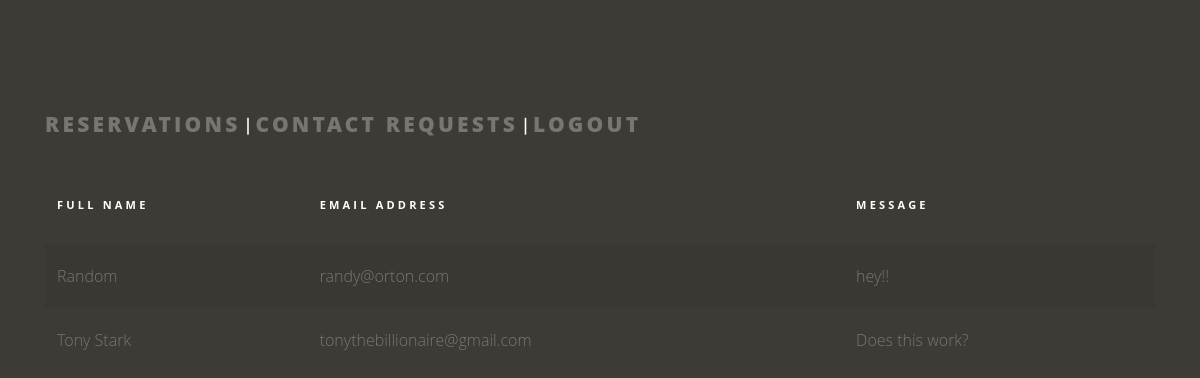
/contact_details.php (signed in), run on the app's committed database.
### tables this page shows
CREATE TABLE `contactus` (
  `id` int(11) NOT NULL,
  `name` varchar(255) NOT NULL,
  `email` varchar(255) NOT NULL,
  `message` text NOT NULL
);

### contact_details.php (the view, shortened to what this page needs)
<?php
$mysqli = require __DIR__ . "/database.php";
?>
<!doctype html>
<html lang="en">
  <head>
    <link rel="stylesheet" href="css/bootstrap.min.css">
    <link rel="stylesheet" href="css/admin_table.css">
  </head>
  <body>
  <div class="content">
    <div class="container">
      <h2 class="mb-5"><a href="reservations_details.php" class="more">Reservations</a> | <a href="contact_details.php" class="more">Contact Requests</a> | <a href="logout_admin.php" class="more">Logout</a></h2>
      <div class="table-responsive">
        <table class="table table-striped custom-table">
          <thead>
            <tr>
              <th scope="col">Full Name</th>
              <th scope="col">Email Address</th>
              <th scope="col">Message</th>
            </tr>
          </thead>
          <tbody>
          <?php
    $sql = "SELECT * FROM contactus ORDER BY contactus.id DESC";
$result = mysqli_query($mysqli, $sql);
    if(mysqli_num_rows($result) > 0){
        while($row = mysqli_fetch_array($result)){
  ?>
            <tr scope="row">
                      <td>
                      <?php echo $row['name']; ?>
                      </td>
                      <td><?php echo $row['email']; ?></td>
                      <td><?php echo $row['message']; ?></td>
            </tr>
            <?php
        }
    }
    ?>
          </tbody>
        </table>
      </div>
    </div>
  </div>
  </body>
</html>

### css/admin_table.css (style rules this page uses)
* { margin: 0; padding: 0; font-family: "Open Sans", sans-serif; }
body { background-color: #3e3b37; }
h1, h2, h3, h4, h5, h6, .h1, .h2, .h3, .h4, .h5, .h6 { font-family: "Roboto", -apple-system, BlinkMacSystemFont, "Segoe UI", Roboto, "Helvetica Neue", Arial, "Noto Sans", sans-serif, "Apple Color Emoji", "Segoe UI Emoji", "Segoe UI Symbol", "Noto Color Emoji"; }
a { -webkit-transition: .3s all ease; -o-transition: .3s all ease; transition: .3s all ease; }
a, a:hover { text-decoration: none !important; }
.content { padding: 7rem 0; }
h2 { font-size: 20px; color: #fff; }
.custom-table { min-width: 900px; }
.custom-table thead tr, .custom-table thead th { padding-bottom: 30px; border-top: none; border-bottom: none !important; color: #fff; font-size: 11px; text-transform: uppercase; letter-spacing: .2rem; }
.custom-table tbody th, .custom-table tbody td { color: #777; font-weight: 400; padding-bottom: 20px; padding-top: 20px; font-weight: 300; border: none; -webkit-transition: .3s all ease; -o-transition: .3s all ease; transition: .3s all ease; }
.custom-table tbody tr { -webkit-transition: .3s all ease; -o-transition: .3s all ease; transition: .3s all ease; }
.more { color: rgba(255, 255, 255, 0.3); font-size: 21px; font-weight: 900; text-transform: uppercase; letter-spacing: .2rem; }

### data on the page
contactus: name "Random", email "randy@orton.com", message "hey!!"
contactus: name "Tony Stark", email "tonythebillionaire@gmail.com", message "Does this work?"
